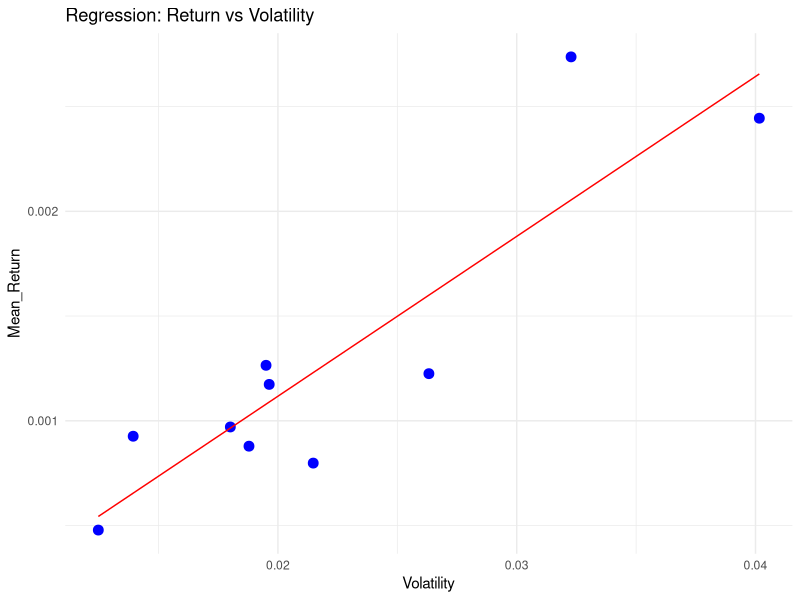

Source code (R):
# Predictive Modelling (Regression)
library(tidyverse)

# Load summary data
data <- read.csv("data/summary_statistics.csv")

# Linear Regression Model

model <- lm(Mean_Return ~ Volatility, data = data)

summary(model)
# Predictions

data$Predicted_Return <- predict(model, data)

# Evaluation (RMSE)

rmse <- sqrt(mean((data$Mean_Return - data$Predicted_Return)^2))

print(paste("RMSE:", rmse))

# Plot
dir.create("visuals", showWarnings = FALSE)
p <- ggplot(data, aes(x = Volatility, y = Mean_Return)) +
  geom_point(color = "blue", size = 3) +
  geom_line(aes(y = Predicted_Return), color = "red") +
  theme_minimal() +
  labs(title = "Regression: Return vs Volatility")
ggsave("visuals/regression_plot.png", plot = p, width = 8, height = 5)
write.csv(data, "data/regression_results.csv", row.names = FALSE)

print("Regression model completed")
